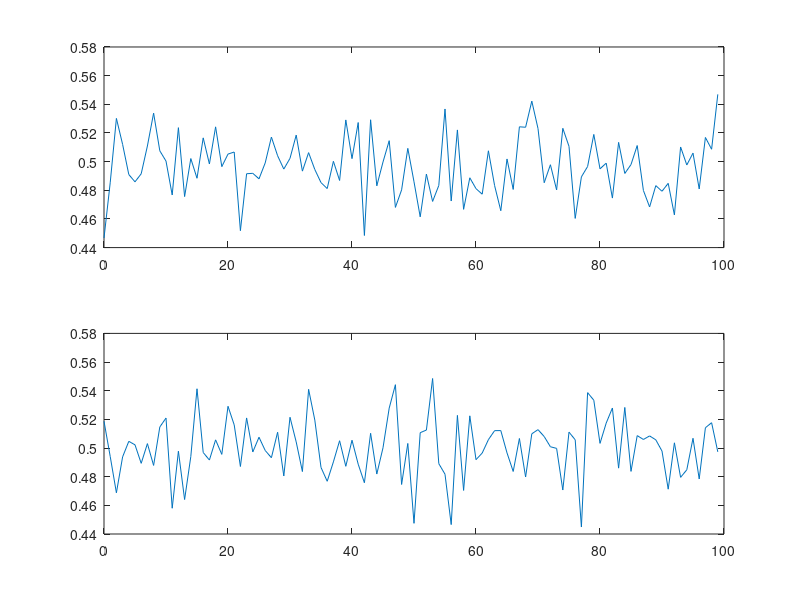

MATLAB code for this plot:
rng(1);
u = inline('t >=0');
N = 100;
t = 0:(N-1);
x = 0.5*u(t)';

                  
w1 = randn(N,1)*0.02;
w2 = randn(N,1)*0.02;

y1 = x+w1;

figure;
subplot(2,1,1)
plot(t,y1)

y2 = x+w2;                  
subplot(2,1,2)
plot(t,y2) 